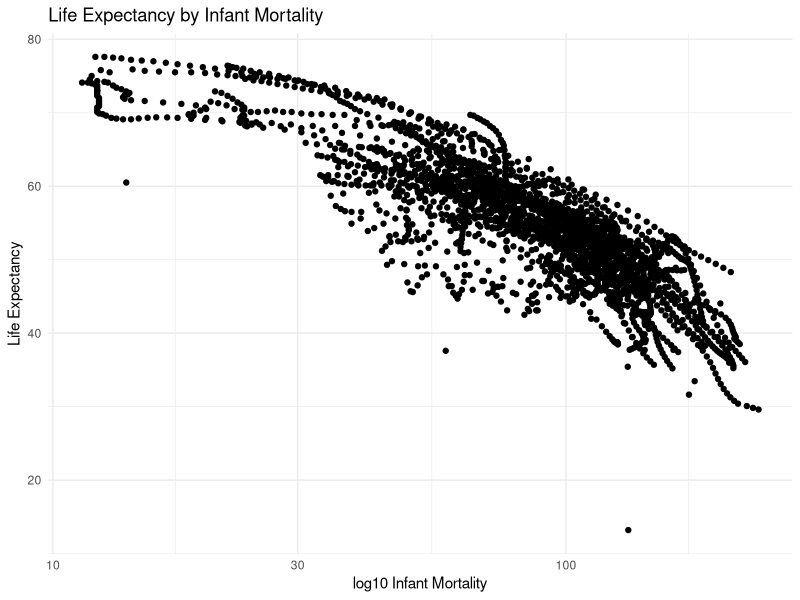
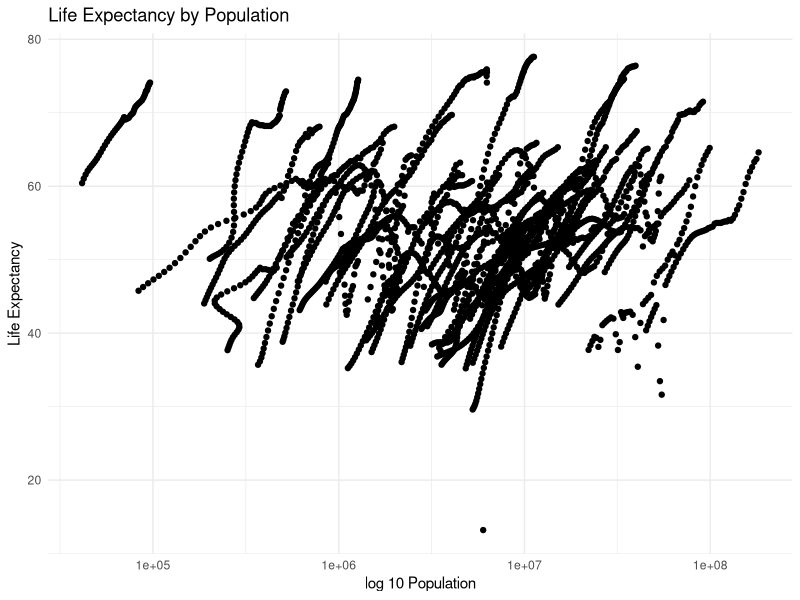
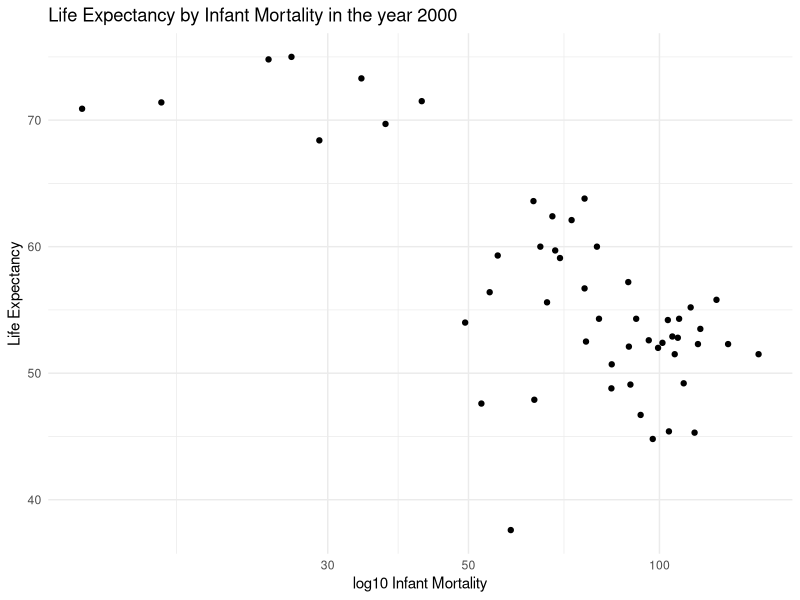

Recreate these plots in R, in order. (Note: this script raises an error after producing the figures.)
## ---- chunk 1
library(dslabs) #data source
library(readxl) #for loading Excel files
library(dplyr) #for data processing/cleaning
library(tidyr) #for data processing/cleaning
library(skimr) #for nice visualization of data 
library(here) #to set paths
library(ggplot2) #figures
## ---- chunk 2
help(gapminder) #look at help file for gapminder data
str(gapminder) #get an overview of data structure
summary(gapminder) #get a summary of data
class(gapminder) #determine the type of object gapminder is
## ---- chunk 3
africadata <- gapminder %>%
  filter(continent == "Africa") #assigns only the African countries to a new object/variable called africadata
print(africadata)
str(africadata) 
summary(africadata)
## ---- chunk 4
d_im_le <- africadata %>%
  select(infant_mortality, life_expectancy)#create new dataset 1
d_pl_le <- africadata %>%
  select(population, life_expectancy)#create new dataset 2
str(d_im_le) 
summary(d_im_le)
str(d_pl_le) 
summary(d_pl_le)
## ---- chunk 5
p1 <- d_im_le %>% ggplot(aes(x=infant_mortality, y=life_expectancy)) + 
  geom_point() +
  theme_minimal() +
  scale_x_log10() +
  labs(title = "Life Expectancy by Infant Mortality",
       x = "log10 Infant Mortality",
       y = "Life Expectancy")
plot(p1)
## ---- chunk 6
p2 <- d_pl_le %>% ggplot(aes(x=population, y=life_expectancy)) + 
  geom_point() +
  theme_minimal() +
  scale_x_log10() +
  labs(title = "Life Expectancy by Population",
       x = "log 10 Population",
       y = "Life Expectancy")
plot(p2)
## ---- chunk 7
missing_years <- unique(africadata[is.na(africadata$infant_mortality), "year"])
print(missing_years)
## ---- chunk 8
africadata_2000 <- africadata %>%
  filter(year == "2000")
print(africadata_2000)
str(africadata_2000) 
summary(africadata_2000)
## ---- chunk 9
p3 <- africadata_2000 %>% ggplot(aes(x=infant_mortality, y=life_expectancy)) + 
  geom_point() +
  theme_minimal() +
  scale_x_log10() +
  labs(title = "Life Expectancy by Infant Mortality in the year 2000",
       x = "log10 Infant Mortality",
       y = "Life Expectancy")
plot(p3)
## ---- chunk 10
fit1 = lm(life_expectancy ~ infant_mortality, data = africadata_2000)
summary(fit1)
fit1_file = here("coding-exercise","results", "simple-fits", "fit1.rds")
saveRDS(fit1, file = fit1_file)
fit2 <- lm(life_expectancy ~ population, data = africadata_2000)
summary(fit2)
fit2_file = here("coding-exercise","results", "simple-fits", "fit2.rds")
saveRDS(fit2, file = fit2_file)
## ---- chunk 11
library(dslabs)
library(readxl)
library(dplyr)
library(tidyr)
library(skimr)
library(here)
library(ggplot2)
## ---- chunk 12
str(mice_weights)
summary(mice_weights)
## ---- chunk 13
#Used filter() to select only "M" and "F" from the variable `sex`. To do this I used the | operator which means "OR".
mice <- mice_weights %>% filter(sex == "F" | sex == "M")
## ---- chunk 14
ggplot(mice, aes(x= bone_density, fill= sex))+
geom_histogram(bins = 30)+
labs(x= "Bone Density", y= "Sex of Mice")
## ---- chunk 15
ggplot(mice, aes(x= gen, y= bone_density, color= sex))+
geom_point()+
labs(x= "Generation", y= "Bone Density")+
theme_linedraw() #Used this theme becuase I wanted to see what it would look like
## ---- chunk 16
#First I separated both sexes into separate objects using filter(). I  then used pull() to focus only on bone density.
x <- mice %>% filter(sex == "M") %>% pull(bone_density)
y <- mice %>% filter(sex == "F") %>% pull(bone_density)
#Then I used summary()` to see if it ChatGPT was right and if it worked
summary(x)
summary(y)
## ---- chunk 17

library("ggpubr")
t.test(x, y, alternative = "two.sided", var.equal = FALSE)
